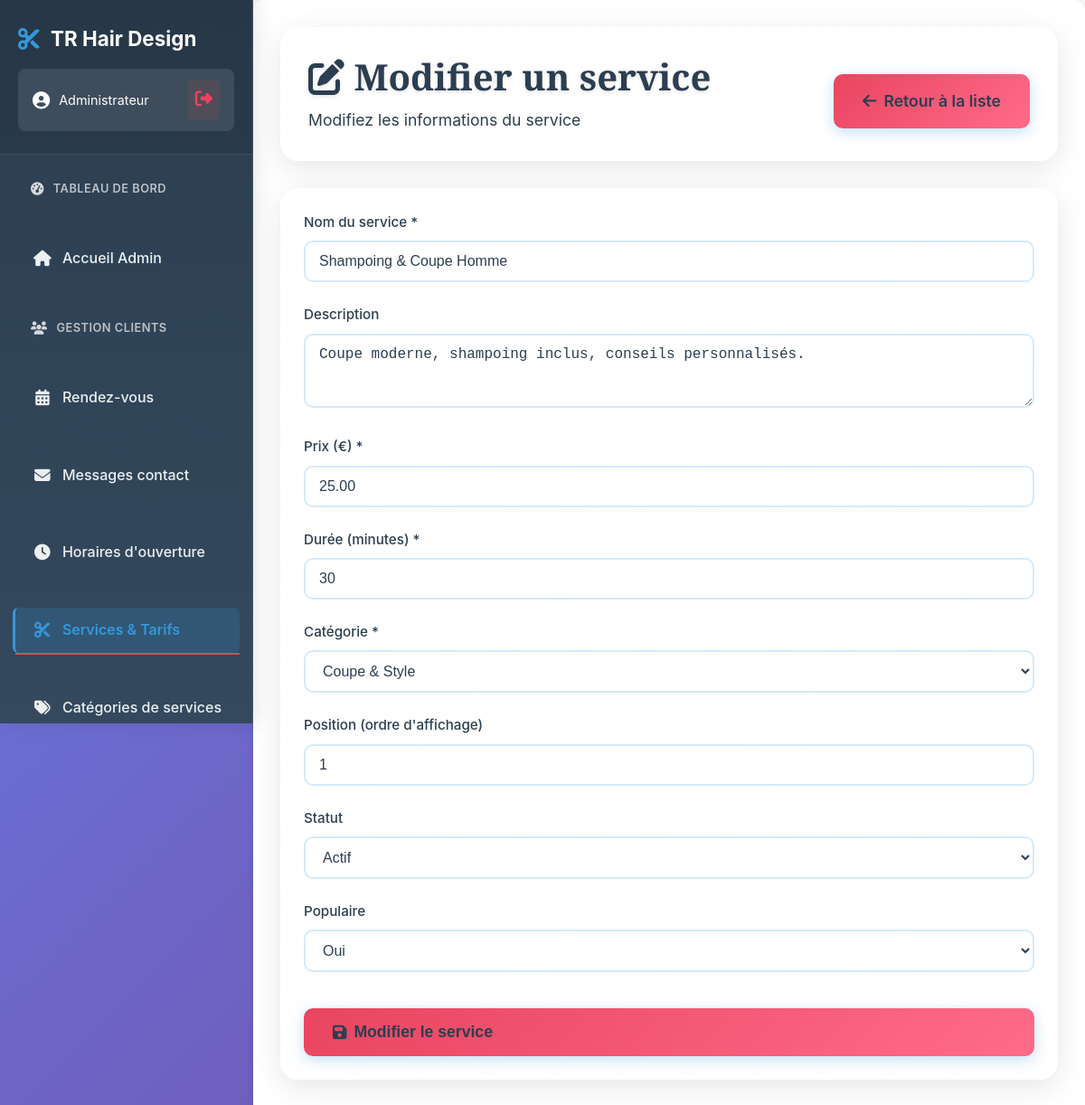
The page /index.php?controleur=ProduitsModerne&action=modifierProduit&id=25 (signed in) on the database its author committed.
### tables this page shows
CREATE TABLE IF NOT EXISTS `produit` (
  `idProduit` int NOT NULL AUTO_INCREMENT,
  `position` int NOT NULL DEFAULT '0',
  `nomProduit` varchar(100) NOT NULL,
  `description` text,
  `prix` decimal(6,2) NOT NULL,
  `duree` int DEFAULT '30',
  `unite` varchar(50) NOT NULL DEFAULT 'prestation',
  `idFamille` int DEFAULT NULL,
  `actif` tinyint(1) NOT NULL DEFAULT '1',
  `populaire` tinyint(1) NOT NULL DEFAULT '0',
  PRIMARY KEY (`idProduit`),
  KEY `fk_idFamille` (`idFamille`)
);

CREATE TABLE IF NOT EXISTS `famille` (
  `idFamille` int NOT NULL AUTO_INCREMENT,
  `nomFamille` varchar(50) NOT NULL,
  `description` text,
  `icone` varchar(50) DEFAULT 'fas fa-scissors',
  `couleur` varchar(7) DEFAULT '#4e73df',
  `actif` tinyint(1) NOT NULL DEFAULT '1',
  PRIMARY KEY (`idFamille`)
);

### application/modeles/gestion_produits_moderne.class.php (called while the page is built, shortened)
<?php
class GestionProduitsModerne {
    private $connexion;
    private function seConnecter() {
        try {
            $this->connexion = new PDO(
                'mysql:host=' . MysqlConfig::SERVEUR . ';dbname=' . MysqlConfig::BASE,
                MysqlConfig::UTILISATEUR,
                MysqlConfig::MOT_DE_PASSE,
                [
                    PDO::ATTR_ERRMODE => PDO::ERRMODE_EXCEPTION,
                    PDO::ATTR_DEFAULT_FETCH_MODE => PDO::FETCH_OBJ,
                    PDO::MYSQL_ATTR_INIT_COMMAND => "SET NAMES utf8"
                ]
            );
        } catch (Exception $e) {
            throw new Exception("Erreur de connexion : " . $e->getMessage());
        }
    }
    public function obtenirProduitParId($idProduit) {
        try {
            $requete = "
                SELECT
                    p.idProduit,
                    p.position,
                    p.nomProduit,
                    p.description,
                    p.prix,
                    p.duree,
                    p.unite,
                    p.actif,
                    p.populaire,
                    p.idFamille,
                    f.nomFamille,
                    f.icone as famille_icone,
                    f.couleur as famille_couleur
                FROM produit p
                LEFT JOIN famille f ON p.idFamille = f.idFamille
                WHERE p.idProduit = :idProduit
            ";
            $stmt = $this->connexion->prepare($requete);
            $stmt->bindValue(':idProduit', $idProduit, PDO::PARAM_INT);
            $stmt->execute();
            return $stmt->fetch();
        } catch (Exception $e) {
            throw new Exception("Erreur lors de la récupération du produit : " . $e->getMessage());
        }
    }
    public function obtenirToutesLesFamilles($actifSeulement = false) {
        try {
            $whereClause = $actifSeulement ? "WHERE actif = 1" : "";
            $requete = "
                SELECT
                    idFamille,
                    nomFamille,
                    description,
                    icone,
                    couleur,
                    actif
                FROM famille
                $whereClause
                ORDER BY nomFamille ASC
            ";
            $stmt = $this->connexion->prepare($requete);
            $stmt->execute();
            return $stmt->fetchAll();
        } catch (Exception $e) {
            throw new Exception("Erreur lors de la récupération des familles : " . $e->getMessage());
        }
    }
}
?>

### application/vues/partie_admin/v_ajout_produit.inc.php (the view, shortened to what this page needs)
<div class="admin-page-header">
    <div>
        <?php if (isset($produit)): ?>
            <h1><i class="fas fa-edit"></i> Modifier un service</h1>
            <p>Modifiez les informations du service</p>
        <?php else: ?>
            <h1><i class="fas fa-plus"></i> Ajouter un service</h1>
            <p>Créez un nouveau service pour votre salon</p>
        <?php endif; ?>
    </div>
    <div class="page-actions">
        <a href="index.php?controleur=ProduitsModerne&action=listerProduits" class="btn-primary">
            <i class="fas fa-arrow-left"></i> Retour à la liste
        </a>
    </div>
</div>
<div class="admin-form">
    <form method="post" action="index.php?controleur=ProduitsModerne&action=sauvegarderProduit">
        <div class="form-group">
            <label for="nomProduit">Nom du service *</label>
            <input type="text" name="nomProduit" id="nomProduit" class="form-control"
                   value="<?php echo htmlspecialchars($produit->nomProduit ?? ''); ?>" required>
        </div>
        <div class="form-group">
            <label for="description">Description</label>
            <textarea name="description" id="description" class="form-control" rows="3"><?php echo htmlspecialchars($produit->description ?? ''); ?></textarea>
        </div>
        <div class="form-group">
            <label for="prix">Prix (€) *</label>
            <input type="number" step="0.01" name="prix" id="prix" class="form-control"
                   value="<?php echo htmlspecialchars($produit->prix ?? ''); ?>" required>
        </div>
        <div class="form-group">
            <label for="duree">Durée (minutes) *</label>
            <input type="number" name="duree" id="duree" class="form-control"
                   value="<?php echo htmlspecialchars($produit->duree ?? ''); ?>" required>
        </div>
        <div class="form-group">
            <label for="idFamille">Catégorie *</label>
            <select name="idFamille" id="idFamille" class="form-control" required>
                <?php foreach ($familles as $famille): ?>
                    <option value="<?php echo $famille->idFamille; ?>"
                            <?php echo (isset($produit->idFamille) && $produit->idFamille == $famille->idFamille) ? 'selected' : ''; ?>>
                        <?php echo htmlspecialchars($famille->nomFamille); ?>
                    </option>
                <?php endforeach; ?>
            </select>
        </div>
        <div class="form-group">
            <label for="position">Position (ordre d'affichage)</label>
            <input type="number" name="position" id="position" class="form-control" min="1"
                   value="<?php echo htmlspecialchars($produit->position ?? ''); ?>">
        </div>
        <div class="form-group">
            <label for="actif">Statut</label>
            <select name="actif" id="actif" class="form-control">
                <option value="1" <?php echo (isset($produit->actif) && $produit->actif == 1) ? 'selected' : ''; ?>>Actif</option>
            </select>
        </div>
        <div class="form-group">
            <label for="populaire">Populaire</label>
            <select name="populaire" id="populaire" class="form-control">
                <option value="1" <?php echo (isset($produit->populaire) && $produit->populaire == 1) ? 'selected' : ''; ?>>Oui</option>
            </select>
        </div>
        <?php if (isset($produit)): ?>
            <button type="submit" class="btn-primary"><i class="fas fa-save"></i> Modifier le service</button>
        <?php else: ?>
            <button type="submit" class="btn-primary"><i class="fas fa-plus"></i> Ajouter le service</button>
        <?php endif; ?>
    </form>
</div>

### public/styles/admin-common.css (style rules this page uses)
.admin-page-header { background: linear-gradient(135deg, rgba(255,255,255,0.9), rgba(255,255,255,0.7)) !important; backdrop-filter: blur(15px); border-radius: 20px; padding: 30px; margin-bottom: 30px; box-shadow: 0 8px 32px rgba(0,0,0,0.1); border: 1px solid rgba(255,255,255,0.2); display: flex; justify-content: space-between; align-items: center; }
.admin-page-header h1 { color: #2c3e50; font-size: 2.5rem; font-weight: 700; margin: 0 0 10px 0; text-shadow: 0 2px 4px rgba(0,0,0,0.1); }
.admin-page-header p { color: #7f8c8d; font-size: 1.1rem; margin: 0; }
.page-actions { display: flex; gap: 15px; align-items: center; }
.admin-form { background: linear-gradient(135deg, rgba(255,255,255,0.95), rgba(255,255,255,0.85)) !important; backdrop-filter: blur(15px); border-radius: 20px; padding: 25px; box-shadow: 0 8px 32px rgba(0,0,0,0.1); border: 1px solid rgba(255,255,255,0.2); margin-bottom: 30px; }
.form-group { margin-bottom: 20px; }
.form-group label { display: block; margin-bottom: 8px; font-weight: 600; color: #2c3e50; font-size: 0.95rem; }
.form-control { width: 100%; padding: 12px 15px; border: 2px solid rgba(52, 152, 219, 0.2); border-radius: 10px; font-size: 1rem; background: rgba(255,255,255,0.8); transition: all 0.3s ease; box-sizing: border-box; }
.btn-primary { background: linear-gradient(135deg, #3498db, #2980b9); color: white; padding: 12px 25px; border: none; border-radius: 10px; font-weight: 600; font-size: 1rem; cursor: pointer; transition: all 0.3s ease; text-decoration: none; display: inline-flex; align-items: center; gap: 8px; box-shadow: 0 4px 15px rgba(52, 152, 219, 0.3); }

### public/styles/style.css (style rules this page uses)
:root { --primary-color: #1a1a2e; --secondary-color: #16213e; --accent-color: #0f3460; --gold-accent: #e94560; --text-light: #ffffff; --text-dark: #2c3e50; --text-gray: #7f8c8d; --bg-light: #f8f9fa; --bg-white: #ffffff; --border-color: #e9ecef; --shadow-light: 0 2px 10px rgba(0,0,0,0.1); --shadow-medium: 0 4px 20px rgba(0,0,0,0.15); --shadow-heavy: 0 8px 30px rgba(0,0,0,0.2); --spacing-xs: 0.5rem; --spacing-sm: 1rem; --spacing-md: 1.5rem; --spacing-lg: 2rem; --spacing-xl: 3rem; --spacing-xxl: 4rem; --border-radius-sm: 6px; --border-radius-md: 12px; --border-radius-lg: 20px; --transition-fast: 0.2s ease-in-out; --transition-medium: 0.3s ease-in-out; --transition-slow: 0.5s ease-in-out; --mobile: 480px; --tablet: 768px; --desktop: 1024px; --wide: 1200px; }
* { margin: 0; padding: 0; box-sizing: border-box; }
html { scroll-behavior: smooth; font-size: 16px; }
body { font-family: 'Poppins', -apple-system, BlinkMacSystemFont, 'Segoe UI', Roboto, sans-serif; line-height: 1.6; color: #000000 !important; background: var(--bg-light); overflow-x: hidden; }
div, span, p, li, a, label, strong, small { color: #000000 !important; }
.admin-dashboard .stat-card, .admin-dashboard .stat-card *, .admin-dashboard .action-card, .admin-dashboard .action-card *, .admin-dashboard .admin-container, .admin-dashboard .admin-container * { color: #2c3e50 !important; }
i.fas, i.fab { color: var(--gold-accent) !important; }
h1, h2, h3, h4, h5, h6 { font-family: 'Playfair Display', serif; font-weight: 600; line-height: 1.2; margin-bottom: var(--spacing-sm); color: #000000 !important; }
h1 { font-size: 2.5rem; }
p { margin-bottom: var(--spacing-sm); color: #000000 !important; }
.form-group { margin-bottom: var(--spacing-md); }
.form-group label { display: block; margin-bottom: var(--spacing-xs); font-weight: 500; color: var(--text-dark); }
.btn-primary { background: linear-gradient(135deg, var(--gold-accent), #ff6b8a); border: none; padding: var(--spacing-sm) var(--spacing-lg); font-size: 1.1rem; font-weight: 600; width: 100%; margin-top: var(--spacing-sm); }
.admin-dashboard-body { margin: 0; padding: 0; background: #f8f9fa; font-family: 'Poppins', sans-serif; }
:root { --section-padding: 4rem; --border-radius: 8px; --shadow-soft: 0 2px 20px rgba(0, 0, 0, 0.08); --text-muted: #6c757d; --success-color: #28a745; }
html { scroll-behavior: smooth; }

### application/vues/partie_admin/v_layout_admin.inc.php (style rules this page uses)
.admin-dashboard-body { margin: 0; font-family: -apple-system, BlinkMacSystemFont, 'Segoe UI', Roboto, sans-serif; background: linear-gradient(135deg, #667eea 0%, #764ba2 100%) !important; overflow-x: hidden; }

### rows shown on the page
produit: nomProduit "Shampoing & Coupe Homme", description "Coupe moderne, shampoing inclus, conseils personnalisés.", prix "25.00", duree "30", idFamille "Coupe & Style", position "1", actif "Actif", populaire "Oui"
